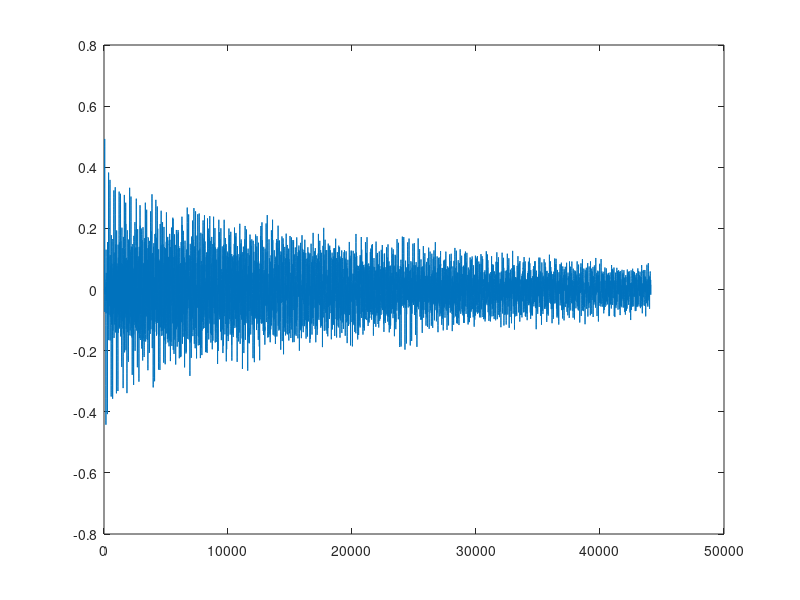

Write the MATLAB code that produced this figure.
clear all;
close all;
clc

fs = 44100;
f0 = 100;               % fundamental freq
B = 0.0001;              % inharmonicity parameter (>0)x`
k = 1/fs;
T0 = 60;                % applied string tension
rho = 7700;             % material density
Area = 2.02682992e-7;   % string cross sectional area
c = sqrt(T0/(rho*Area));
h = c*k;                % calculate grid spacing
L = 1;                  % scaling lenght
gamma = 2*f0;           % scaling
durration = 1;          % synthesised sound lenght in s
dur = fs*durration;
theta = 0.575;            % free parameter for the implicit scheme
loss = [100, 10; 1000, 8]; % loss [freq.(Hz), T60(s), freq.(Hz), T60(s)]
%% 
kappa=sqrt(B)*(gamma/pi);

% set scheme for loss parameters 
% zeta0,1  pg.189 Practical setting for decay times
% sigma0,1 pg.189 eq.7.29

zeta1 = (-gamma^2+sqrt(gamma^4+4*kappa^2*(2*pi*loss(1,1))^2))/(2*kappa^2);
zeta2 = (-gamma^2+sqrt(gamma^4+4*kappa^2*(2*pi*loss(2,1))^2))/(2*kappa^2);
sigma0 = 6*log(10)*(-zeta2/loss(1,2)+zeta1/loss(2,2))/(zeta1-zeta2);
sigma1 = 6*log(10)*(1/loss(1,2)-1/loss(2,2))/(zeta1-zeta2);

h = sqrt((gamma^2 * k^2 + sqrt(gamma^4 * k^4 + 16*kappa^2 * k^2 * (2*theta-1)))/(2*(2*theta - 1))); %eq.7.26 pg.188

%h = sqrt(2*kappa*k);
N = floor(1/h);
h = 1/N;

% intialise states of the system

uNext = zeros(N,1);
u = zeros(N,1);
width = floor(N/10);
excitationRange = 1:width;
u(excitationRange + floor(N/5)) = hann(width);
uPrev = u;
plot(u)

% initialise output
out = zeros(dur,1);
outPos = floor(N/2);

l = 3:N-2;
%% loopty loop 
for n = 1:dur
    uNext(l) = (1/(sigma0*k + 1)) * (((gamma^2 * (u(l+1) - 2*u(l) + u(l-1))/h^2) - ...
        (kappa^2 * (u(l+2) - 4*u(l+1) + 6*u(l) - 4*u(l-1) + u(l-2))/h^4) + ...
        (2*sigma1 * (u(l+1) - 2*u(l) + u(l-1) - uPrev(l+1) + 2*uPrev(l) - uPrev(l-1))/k*h^2))*k^2 + ...
        sigma0*k*uPrev(l) + 2*u(l) - uPrev(l)); % eq. 7.30(a) pg.190 
    out(n) = uNext(floor(outPos));
%     plot(uNext);
%     ylim([-1,1]);
%     drawnow;
    
    uPrev  = u;
    u = uNext;
end
plot(out)